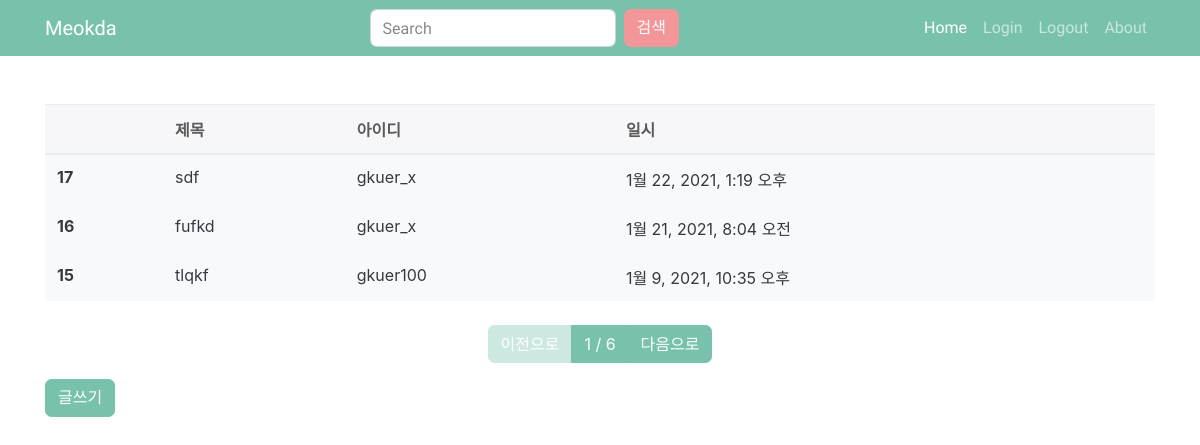
Before: /board/list/ with the older database file.
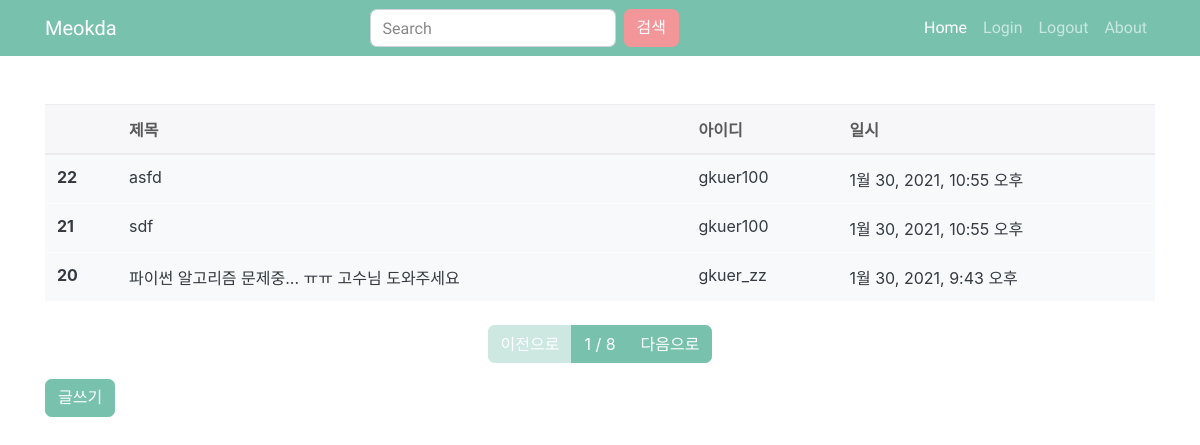
After: the same page with the newer database file.
### board/models.py (models this page shows, shortened)
class board(models.Model):
    title = models.CharField(max_length = 128, verbose_name = '제목')
    contents = models.TextField(verbose_name = '내용')
    writer = models.ForeignKey('user.meokda_user', on_delete = models.CASCADE, verbose_name = '작성자')
    tags = models.ManyToManyField('tag.Tag',verbose_name = '태그')
    registered_dttm = models.DateTimeField(auto_now_add = True, verbose_name = '등록시간')
    class Meta:
        db_table = 'meokda_board'
        verbose_name = '먹다 게시글'
        verbose_name_plural = '먹다 게시글'

### user/models.py (models this page shows)
class meokda_user(models.Model):
    username = models.CharField(max_length=64,
                                verbose_name='사용자명')
    useremail = models.EmailField(max_length=128,
                                  verbose_name='사용자이메일')
    password = models.CharField(max_length=64,
                                verbose_name='비밀번호')
    registered_dttm = models.DateTimeField(auto_now_add=True,
                                            verbose_name='등록시간')
    def __str__(self):
        return self.username
    class Meta:
        db_table = 'Meokda_user'
        verbose_name = '먹다_사용자'
        verbose_name_plural = '먹다_사용자'

### board/views.py (the view)
# urls.py: path('list/', views.board_list),
def board_list(request):
    all_boards = board.objects.all().order_by('-id')
    page = int(request.GET.get('p',1))
    paginator = Paginator(all_boards, 3)
    boards = paginator.get_page(page)
    return render(request, 'board_list.html', {'boards':boards})

### board/templates/board_list.html
{% extends 'base.html' %}
{% block contents %}
<div class="row mt-5">
    <div class="col-12">
        <table class="table table-light">
            <thead class="thead-light">
                <tr>
                    <th>{{ usering }}</th>
                    <th>제목</th>
                    <th>아이디</th>
                    <th>일시</th>
                </tr>
            </thead>
            <tbody class="text-dark">
                {% for board in boards %}
                <tr onclick = "location.href= '/board/detail/{{ board.id }}'">
                    <th>{{ board.id }} </th>
                    <td>{{ board.title }}</td>
                    <td>{{ board.writer }}</td>
                    <td>{{ board.registered_dttm }}</td>
                </tr>
                {% endfor %}
            </tbody>
        </table>
    </div>
</div>
<div class="row mt-2">
    <div class="col-12">
        <nav>
            <ul class="pagination justify-content-center">
                {% if boards.has_previous %}
                <li class="page-item">
                    <a class="page-link" href="?p={{ boards.previous_page_number }}">이전으로</a>
                </li>
                {% else %}
                <li class="page-item disabled">
                    <a class="page-link disabled" href="#">이전으로</a>
                </li>
                {% endif %}
                <li class="page-item">
                    <a class="page-link" href="#">{{ boards.number }} / {{ boards.paginator.num_pages }}</a>
                </li>
                {% if boards.has_next %}
                <li class="page-item">
                    <a class="page-link" href="?p={{ boards.next_page_number }}">다음으로</a>
                </li>
                {% else %}
                <li class="page-item disabled">
                    <a class="page-link disabled" href="#">다음으로</a>
                </li>
                {% endif %}
            </ul>
        </nav>
    </div>
</div>
<div class="row">
    <div class="col-12">
        <button class="btn btn-primary" onclick = "location.href = '/board/write'">글쓰기</button>
    </div>
</div>
{% endblock %}

Changed rows visible on the page:
no longer on this page (row unchanged): board: id "17", title "sdf", writer "gkuer_x", registered_dttm "1월 22, 2021, 1:19 오후"
no longer on this page (row unchanged): board: id "16", title "fufkd", writer "gkuer_x", registered_dttm "1월 21, 2021, 8:04 오전"
no longer on this page (row unchanged): board: id "15", title "tlqkf", writer "gkuer100", registered_dttm "1월 9, 2021, 10:35 오후"
added board: id "22", title "asfd", writer "gkuer100", registered_dttm "1월 30, 2021, 10:55 오후"
added board: id "21", title "sdf", writer "gkuer100", registered_dttm "1월 30, 2021, 10:55 오후"
added board: id "20", title "파이썬 알고리즘 문제중... ㅠㅠ 고수님 도와주세요", writer "gkuer_zz", registered_dttm "1월 30, 2021, 9:43 오후"
Other visible differences:
{{ boards.paginator.num_pages }}: "6" → "8"
